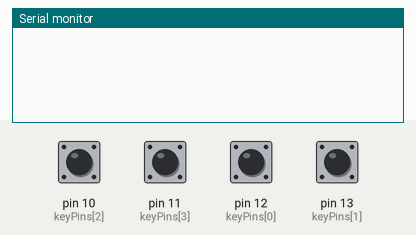
Simulated run of this sketch. Board: Arduino Uno, built with avr-gcc and run on an emulated ATmega328P. Parts: the last lines printed to the serial monitor. Inputs (shaded band) come from the test bench; at power-on: pin 10 (keyPins[2]), pin 11 (keyPins[3]), pin 12 (keyPins[0]), pin 13 (keyPins[1]) HIGH.

Above: at 1.2 s.
1.3 s: pin 10 (keyPins[2]) pulled LOW for 0.15 s
At 2.7 s:
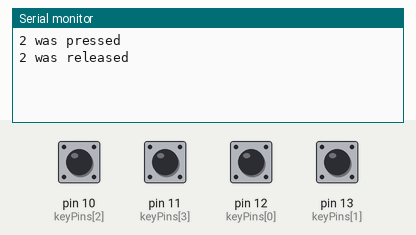
3.0 s: pin 11 (keyPins[3]) pulled LOW for 0.15 s
At 3.16 s:
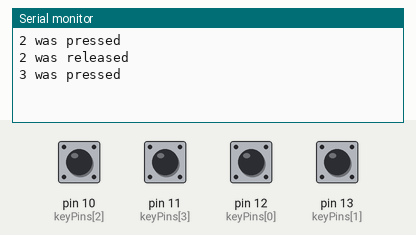
4.6 s: pin 12 (keyPins[0]) pulled LOW for 0.15 s
At 5.4 s:
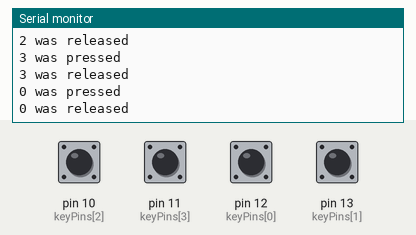
6.2 s: pin 13 (keyPins[1]) pulled LOW for 0.15 s
At 7.8 s:
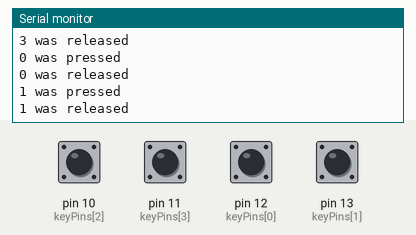
Timing chart, 0 to 8.8 s (numbered marks = the images above; inputs shaded):
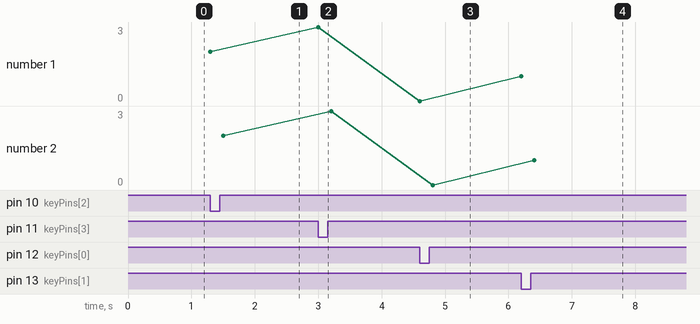

The sketch:

MembraneKeypad1_4.ino
```cpp
/**
 * Keypads
 *
 * This code demonstrates how to interface with a 1 row, 4 button style membrane keypad
 *
 * e.g.
 * http://www.ebay.co.uk/itm/1x4-key-switch-Membrane-Matrix-KeyPad-Arduino-PIC-Pi-ARM-UK-seller-UK-Stock/191514648111
 */
// DEFINES
#define DEBUG

// CONSTANTS
// Pins to which each key is connected
const byte keyPins[4] = {12, 13, 10, 11};

// GLOBALS
// Record the last known state of each key (pressed or not)
bool lastKeyState[4] = {false, false, false, false};

void setup() {
  // The serial monitor is required for debugging and calibration
  #if defined(DEBUG)
    Serial.begin(9600);
  #endif

  // Initialise the pins attached to each key
  for(int i=0; i<4; i++){
    pinMode(keyPins[i], INPUT_PULLUP);
  }
}

void loop() {

  for(int i=0; i<4; i++){
    bool isPressed = !digitalRead(keyPins[i]);
    #ifdef DEBUG
      if(lastKeyState[i] == false && isPressed == true) {
        Serial.print(i);
        Serial.println(" was pressed");
      }
      else if(lastKeyState[i] == true && isPressed == false) {
       Serial.print(i);
       Serial.println(" was released");
      }
    #endif
    lastKeyState[i] = isPressed;
  }
  delay(100);
}
```

Measured:
- after the input at 1.3 s, the serial monitor: prints a new line at once (image 1)
- after the input at 3.0 s, the serial monitor: prints a new line at once (image 2)
- after the input at 4.6 s, the serial monitor: prints a new line at once (image 3)
- after the input at 6.2 s, the serial monitor: prints a new line at once (image 4)
- plotted number 1: 2 → 3 after the input at 3.0 s, 3 → 0 after the input at 4.6 s, 0 → 1 after the input at 6.2 s
- plotted number 2: 2 → 3 after the input at 3.0 s, 3 → 0 after the input at 4.6 s, 0 → 1 after the input at 6.2 s
